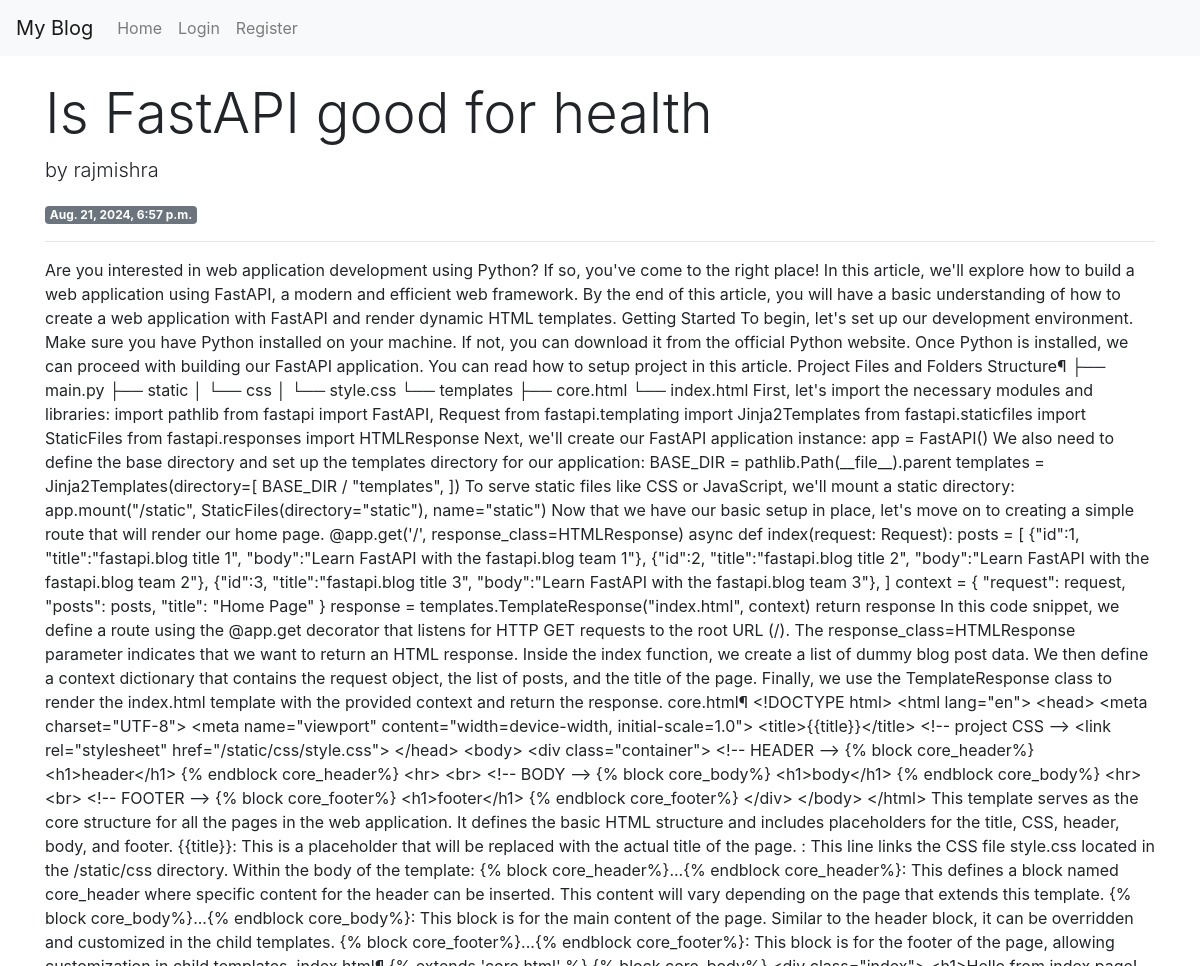
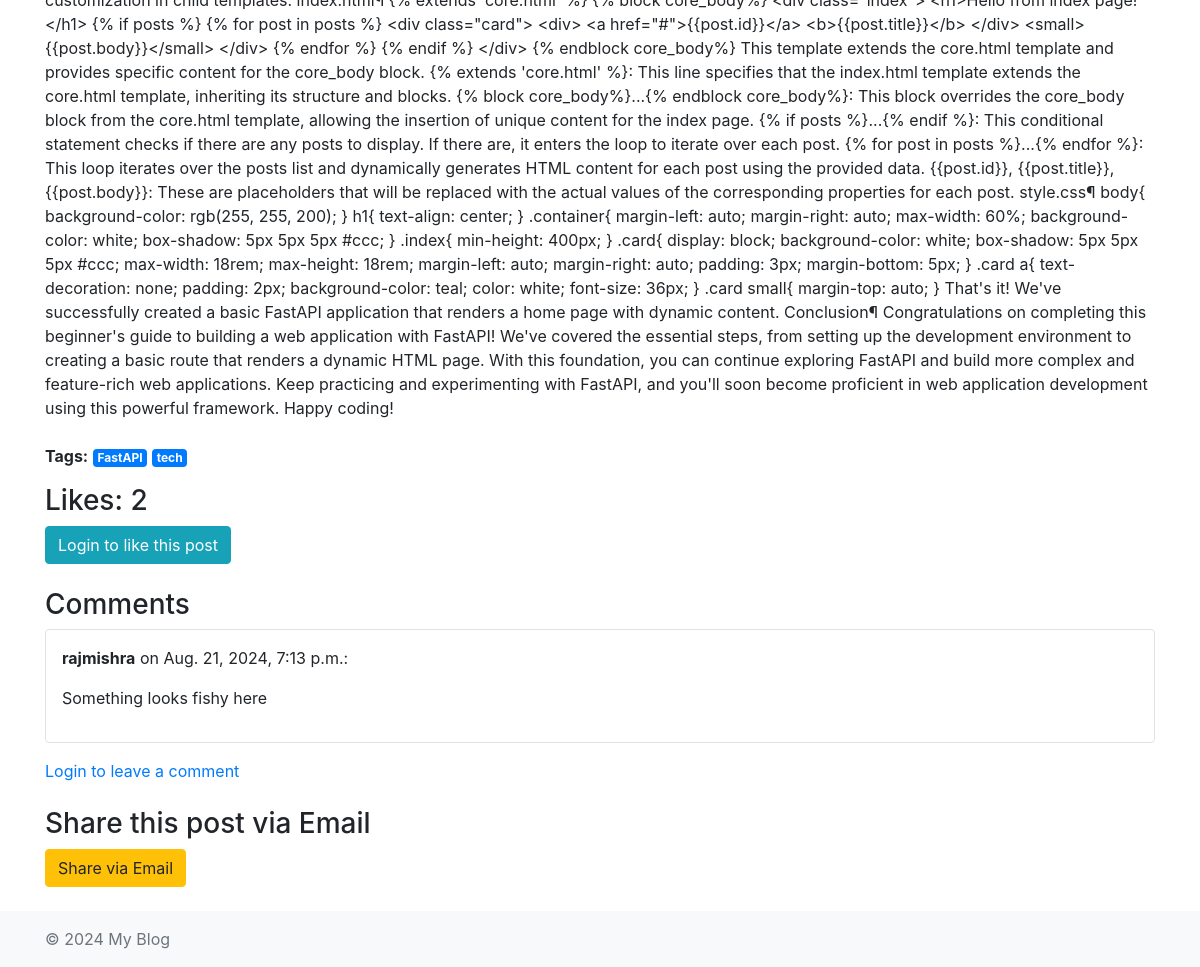
The app's page /post/1/ with its own data (2 pictures, top to bottom).
### blog/models.py (models this page shows, shortened)
class BlogPost(models.Model):
    title = models.CharField(max_length=200)
    content = models.TextField()
    author = models.ForeignKey(User, on_delete=models.CASCADE)
    publish_date = models.DateTimeField(auto_now_add=True)
    tags = models.ManyToManyField(Tag, related_name='blog_posts')
    likes = models.ManyToManyField(User, related_name='blogpost_likes', blank=True)
    def total_likes(self):
        return self.likes.count()

class Tag(models.Model):
    name = models.CharField(max_length=100, unique=True)

class Comment(models.Model):
    blog_post = models.ForeignKey(BlogPost, related_name='comments', on_delete=models.CASCADE)
    user = models.ForeignKey(User, on_delete=models.CASCADE)
    content = models.TextField()
    created_at = models.DateTimeField(auto_now_add=True)
    likes = models.PositiveIntegerField(default=0)

### blog/views.py (the view, shortened to what this page needs)
# urls.py: path('post/<int:pk>/', BlogPostDetailView.as_view(), name='blog-detail'),
class BlogPostDetailView(View):
    def get(self, request, pk, *args, **kwargs):
        post = get_object_or_404(BlogPost, pk=pk)
        form = CommentForm()
        comments = post.comments.all()
        context = {
            'post': post,
            'form': form,
            'comments': comments,
        }
        return render(request, 'blog/blog_detail.html', context)

### blog/templates/blog/blog_detail.html (shortened to what this page needs)
{% extends 'blog/base.html' %}
{% block content %}
<article class="mb-4">
    <h1 class="display-4">{{ post.title }}</h1>
    <p class="lead">by {{ post.author }}</p>
    <p><span class="badge badge-secondary">{{ post.publish_date }}</span></p>
    <hr>
    <p>{{ post.content }}</p>
</article>
<p>
    <strong>Tags:</strong>
    {% for tag in post.tags.all %}
        <a href="{% url 'tag-posts' tag.name %}" class="badge badge-primary">{{ tag.name }}</a>
    {% endfor %}
</p>
<div class="mb-4">
    <h3>Likes: {{ post.total_likes }}</h3>
    <form action="{% url 'like-post' post.pk %}" method="POST">
        {% if user.is_authenticated %}
            {% if user in post.likes.all %}
                <button type="submit" class="btn btn-danger">Unlike</button>
            {% else %}
                <button type="submit" class="btn btn-primary">Like</button>
            {% endif %}
        {% else %}
            <p><a href="{% url 'login' %}" class="btn btn-info">Login to like this post</a></p>
        {% endif %}
    </form>
</div>
<div class="mb-4">
    <h3>Comments</h3>
    {% for comment in comments %}
        <div class="border rounded p-3 mb-3">
            <p><strong>{{ comment.user.username }}</strong> on {{ comment.created_at }}:</p>
            <p>{{ comment.content }}</p>
        </div>
    {% empty %}
        <p>No comments yet. Be the first to comment!</p>
    {% endfor %}
    {% if user.is_authenticated %}
        <h4>Leave a Comment</h4>
        <form action="" method="POST">
            {% csrf_token %}
            {{ form.as_p }}
            <button type="submit" class="btn btn-success">Submit Comment</button>
        </form>
    {% else %}
        <p><a href="{% url 'login' %}">Login to leave a comment</a></p>
    {% endif %}
</div>
<div class="mb-4">
    <h3>Share this post via Email</h3>
    <form action="{% url 'share-post' post.pk %}" method="POST">
        <button type="submit" class="btn btn-warning">Share via Email</button>
    </form>
</div>
{% endblock %}

### blog/templates/blog/base.html (shortened to what this page needs)
<!DOCTYPE html>
<html lang="en">
<head>
    <link href="https://stackpath.bootstrapcdn.com/bootstrap/4.5.2/css/bootstrap.min.css" rel="stylesheet">
</head>
<body>
    <nav class="navbar navbar-expand-lg navbar-light bg-light">
        <a class="navbar-brand" href="{% url 'blog-home' %}">My Blog</a>
        <div class="collapse navbar-collapse">
            <ul class="navbar-nav mr-auto">
                <li class="nav-item">
                    <a class="nav-link" href="{% url 'blog-home' %}">Home</a>
                </li>
                {% if user.is_authenticated %}
                <li class="nav-item">
                    <a class="nav-link" href="{% url 'create-post' %}">New Post</a>
                </li>
                <!-- <li class="nav-item dropdown">
                    <a class="nav-link dropdown-toggle" href="#" id="navbarDropdown" role="button" data-toggle="dropdown" aria-haspopup="true" aria-expanded="false">
                        {{ user.username }}
                    </a>
                    <div class="dropdown-menu" aria-labelledby="navbarDropdown">
                        <a class="dropdown-item" href="{% url 'profile' user.username %}">Profile</a>
                        <a class="dropdown-item" href="{% url 'logout' %}">Logout</a>
                    </div>
                </li> -->
                <a class="dropdown-item" href="{% url 'logout' %}">Logout</a>
                {% else %}
                <li class="nav-item">
                    <a class="nav-link" href="{% url 'login' %}">Login</a>
                </li>
                <li class="nav-item">
                    <a class="nav-link" href="{% url 'register' %}">Register</a>
                </li>
                {% endif %}
            </ul>
        </div>
    </nav>
    <div class="container mt-4">
        {% block content %}
        {% endblock %}
    </div>
    <footer class="footer mt-auto py-3 bg-light">
        <div class="container">
            <span class="text-muted">© 2024 My Blog</span>
        </div>
    </footer>
</body>
</html>

### records on screen
BlogPost: title "Is FastAPI good for health", author "rajmishra", publish_date "Aug. 21, 2024, 6:57 p.m.", content "Are you interested in web application development using Python? If so, you've come to the right place! In this article, we'll explore how to build a web application using FastAPI, a modern and efficient web framework. By the end of this article, you will have a basic understanding of how to create a web application with FastAPI and render dynamic HTML templates. Getting Started To begin, let's set up our development environment. Make sure you have Python installed on your machine. If not, you can download it from the official Python website. Once Python is installed, we can proceed with building our FastAPI application. You can read how to setup project in this article. Project Files and…", total_likes "2"
Tag: name "FastAPI"
Tag: name "tech"
Comment: user.username "rajmishra", created_at "Aug. 21, 2024, 7:13 p.m.", content "Something looks fishy here"
